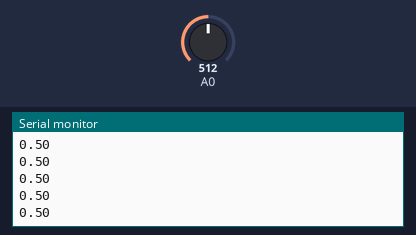
This sketch was run on a simulated Arduino Uno, built with avr-gcc and run on an emulated ATmega328P. Shown: the last lines printed to the serial monitor. The inputs (shaded band) are chosen by the test bench; at power-on: A0 = 512.

Above: at 1.2 s.
1.3 s: A0 set to 716
At 2.3 s:
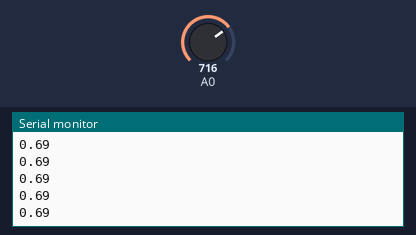
2.8 s: A0 set to 900
At 3.5 s:
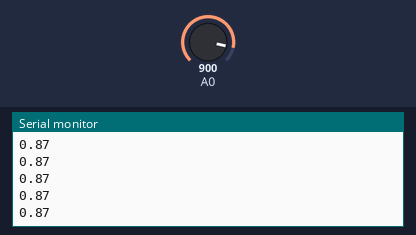
Timing chart, 0 to 5.8 s (numbered marks = the images above; inputs shaded):
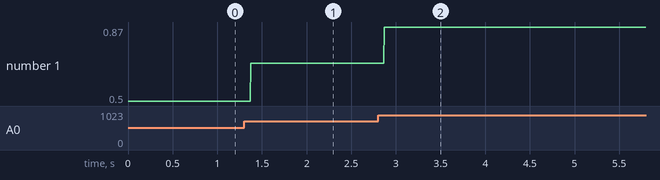

Measured:
- after the input at 1.3 s, the serial monitor: prints a new line after 0.07 s (image 1)
- after the input at 2.8 s, the serial monitor: prints a new line after 0.07 s (image 2)
- plotted number 1: 0.5 → 0.69 after the input at 1.3 s, 0.69 → 0.87 after the input at 2.8 s

The sketch:

CDS_Sensor2.ino
```cpp
//조도센서(CDS)를 사용하여 밝기에 따른 값 확인
void setup() {
    Serial.begin(9600);  //시리얼 모니터를 활용
}

void loop() {
    unsigned int Val = analogRead(A0);

    float Voltage = (float)map(Val, 0, 1024, 0, 100);
    Serial.println(Voltage / 100);  //시리얼 모니터에 값을 0.** 형식으로 출력
}
```
